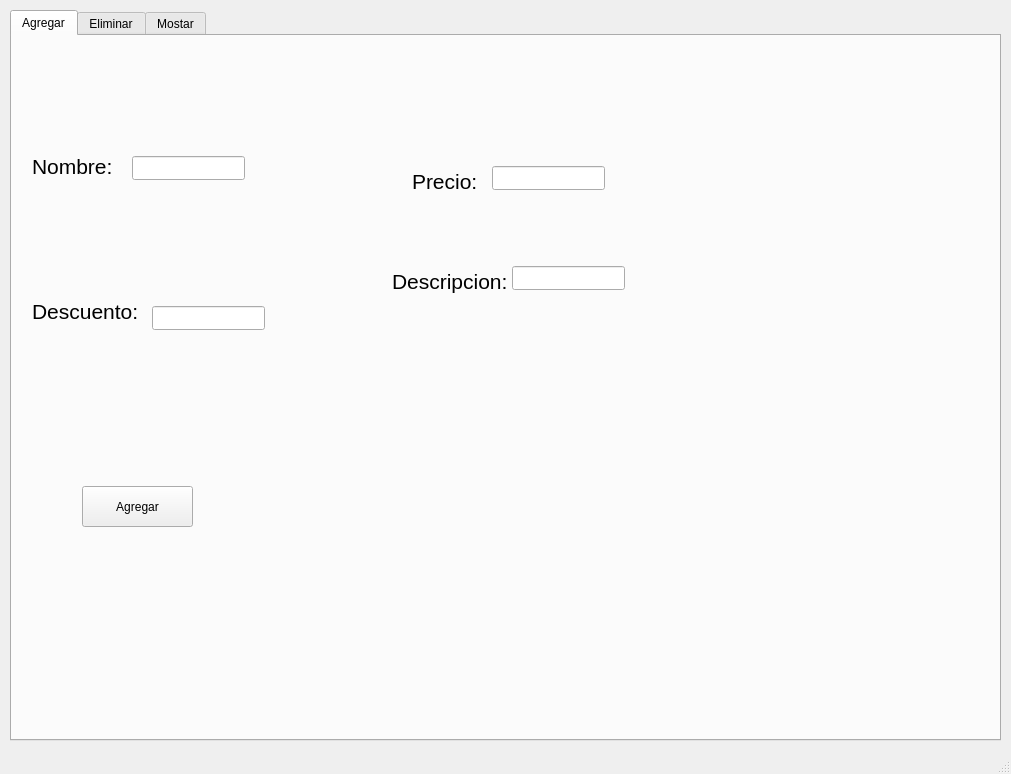
<?xml version="1.0" encoding="UTF-8"?>
<ui version="4.0">
 <class>cframe</class>
 <widget class="QMainWindow" name="cframe">
  <property name="geometry">
   <rect>
    <x>0</x>
    <y>0</y>
    <width>1011</width>
    <height>774</height>
   </rect>
  </property>
  <property name="windowTitle">
   <string>cframe</string>
  </property>
  <widget class="QWidget" name="centralwidget">
   <widget class="QTabWidget" name="tabWidget">
    <property name="geometry">
     <rect>
      <x>10</x>
      <y>10</y>
      <width>991</width>
      <height>731</height>
     </rect>
    </property>
    <property name="currentIndex">
     <number>0</number>
    </property>
    <widget class="QWidget" name="tab">
     <attribute name="title">
      <string>Agregar</string>
     </attribute>
     <widget class="QLabel" name="label">
      <property name="geometry">
       <rect>
        <x>20</x>
        <y>120</y>
        <width>111</width>
        <height>21</height>
       </rect>
      </property>
      <property name="font">
       <font>
        <pointsize>16</pointsize>
       </font>
      </property>
      <property name="text">
       <string>Nombre:</string>
      </property>
     </widget>
     <widget class="QLabel" name="label_2">
      <property name="geometry">
       <rect>
        <x>20</x>
        <y>260</y>
        <width>131</width>
        <height>31</height>
       </rect>
      </property>
      <property name="font">
       <font>
        <pointsize>16</pointsize>
       </font>
      </property>
      <property name="text">
       <string>Descuento:</string>
      </property>
     </widget>
     <widget class="QLabel" name="label_3">
      <property name="geometry">
       <rect>
        <x>400</x>
        <y>130</y>
        <width>111</width>
        <height>31</height>
       </rect>
      </property>
      <property name="font">
       <font>
        <pointsize>16</pointsize>
       </font>
      </property>
      <property name="text">
       <string>Precio:</string>
      </property>
     </widget>
     <widget class="QLabel" name="label_4">
      <property name="geometry">
       <rect>
        <x>380</x>
        <y>230</y>
        <width>131</width>
        <height>31</height>
       </rect>
      </property>
      <property name="font">
       <font>
        <pointsize>16</pointsize>
       </font>
      </property>
      <property name="text">
       <string>Descripcion:</string>
      </property>
     </widget>
     <widget class="QLineEdit" name="nombreProducto">
      <property name="geometry">
       <rect>
        <x>120</x>
        <y>120</y>
        <width>113</width>
        <height>24</height>
       </rect>
      </property>
     </widget>
     <widget class="QLineEdit" name="descProducto">
      <property name="geometry">
       <rect>
        <x>140</x>
        <y>270</y>
        <width>113</width>
        <height>24</height>
       </rect>
      </property>
     </widget>
     <widget class="QLineEdit" name="precioProducto">
      <property name="geometry">
       <rect>
        <x>480</x>
        <y>130</y>
        <width>113</width>
        <height>24</height>
       </rect>
      </property>
     </widget>
     <widget class="QLineEdit" name="descripcion">
      <property name="geometry">
       <rect>
        <x>500</x>
        <y>230</y>
        <width>113</width>
        <height>24</height>
       </rect>
      </property>
     </widget>
     <widget class="QPushButton" name="AggBtn">
      <property name="geometry">
       <rect>
        <x>70</x>
        <y>450</y>
        <width>111</width>
        <height>41</height>
       </rect>
      </property>
      <property name="text">
       <string>Agregar</string>
      </property>
     </widget>
    </widget>
    <widget class="QWidget" name="tab_2">
     <attribute name="title">
      <string>Eliminar</string>
     </attribute>
    </widget>
    <widget class="QWidget" name="tab_3">
     <attribute name="title">
      <string>Mostar</string>
     </attribute>
    </widget>
   </widget>
  </widget>
  <widget class="QMenuBar" name="menubar">
   <property name="geometry">
    <rect>
     <x>0</x>
     <y>0</y>
     <width>1011</width>
     <height>21</height>
    </rect>
   </property>
  </widget>
  <widget class="QStatusBar" name="statusbar"/>
 </widget>
 <resources/>
 <connections/>
</ui>
